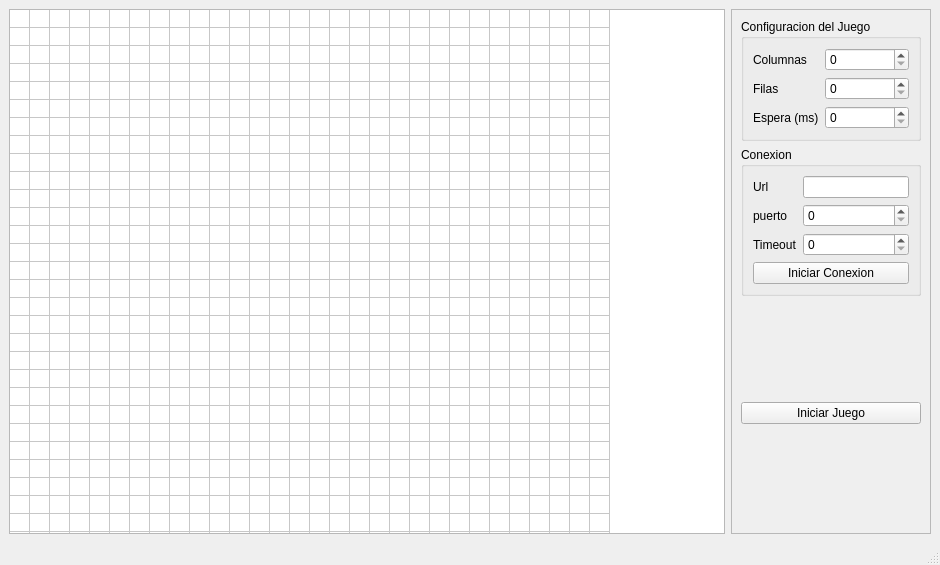
<?xml version="1.0" encoding="UTF-8"?>
<ui version="4.0">
 <class>Servidor_2</class>
 <widget class="QMainWindow" name="Servidor_2">
  <property name="geometry">
   <rect>
    <x>0</x>
    <y>0</y>
    <width>940</width>
    <height>565</height>
   </rect>
  </property>
  <property name="windowTitle">
   <string>Servidor</string>
  </property>
  <widget class="QWidget" name="centralwidget">
   <layout class="QHBoxLayout" name="horizontalLayout">
    <item>
     <widget class="QTableWidget" name="tabla">
      <property name="sizePolicy">
       <sizepolicy hsizetype="Expanding" vsizetype="Expanding">
        <horstretch>0</horstretch>
        <verstretch>0</verstretch>
       </sizepolicy>
      </property>
      <property name="verticalScrollBarPolicy">
       <enum>Qt::ScrollBarAlwaysOff</enum>
      </property>
      <property name="horizontalScrollBarPolicy">
       <enum>Qt::ScrollBarAlwaysOff</enum>
      </property>
      <property name="rowCount">
       <number>30</number>
      </property>
      <property name="columnCount">
       <number>30</number>
      </property>
      <attribute name="horizontalHeaderVisible">
       <bool>false</bool>
      </attribute>
      <attribute name="horizontalHeaderCascadingSectionResizes">
       <bool>true</bool>
      </attribute>
      <attribute name="horizontalHeaderDefaultSectionSize">
       <number>15</number>
      </attribute>
      <attribute name="horizontalHeaderMinimumSectionSize">
       <number>1</number>
      </attribute>
      <attribute name="verticalHeaderVisible">
       <bool>false</bool>
      </attribute>
      <attribute name="verticalHeaderCascadingSectionResizes">
       <bool>true</bool>
      </attribute>
      <attribute name="verticalHeaderDefaultSectionSize">
       <number>15</number>
      </attribute>
      <attribute name="verticalHeaderMinimumSectionSize">
       <number>1</number>
      </attribute>
      <row>
       <property name="text">
        <string>New Row</string>
       </property>
      </row>
      <row>
       <property name="text">
        <string>New Row</string>
       </property>
      </row>
      <row>
       <property name="text">
        <string>New Row</string>
       </property>
      </row>
      <row>
       <property name="text">
        <string>New Row</string>
       </property>
      </row>
      <row>
       <property name="text">
        <string>New Row</string>
       </property>
      </row>
      <row>
       <property name="text">
        <string>New Row</string>
       </property>
      </row>
      <row>
       <property name="text">
        <string>New Row</string>
       </property>
      </row>
      <row>
       <property name="text">
        <string>New Row</string>
       </property>
      </row>
      <row>
       <property name="text">
        <string>New Row</string>
       </property>
      </row>
      <row>
       <property name="text">
        <string>New Row</string>
       </property>
      </row>
      <row>
       <property name="text">
        <string>New Row</string>
       </property>
      </row>
      <row>
       <property name="text">
        <string>New Row</string>
       </property>
      </row>
      <row>
       <property name="text">
        <string>New Row</string>
       </property>
      </row>
      <row>
       <property name="text">
        <string>New Row</string>
       </property>
      </row>
      <row>
       <property name="text">
        <string>New Row</string>
       </property>
      </row>
      <row>
       <property name="text">
        <string>New Row</string>
       </property>
      </row>
      <row>
       <property name="text">
        <string>New Row</string>
       </property>
      </row>
      <row>
       <property name="text">
        <string>New Row</string>
       </property>
      </row>
      <row>
       <property name="text">
        <string>New Row</string>
       </property>
      </row>
      <row>
       <property name="text">
        <string>New Row</string>
       </property>
      </row>
      <row>
       <property name="text">
        <string>New Row</string>
       </property>
      </row>
      <row>
       <property name="text">
        <string>New Row</string>
       </property>
      </row>
      <row>
       <property name="text">
        <string>New Row</string>
       </property>
      </row>
      <row>
       <property name="text">
        <string>New Row</string>
       </property>
      </row>
      <row>
       <property name="text">
        <string>New Row</string>
       </property>
      </row>
      <row>
       <property name="text">
        <string>New Row</string>
       </property>
      </row>
      <row>
       <property name="text">
        <string>New Row</string>
       </property>
      </row>
      <row>
       <property name="text">
        <string>New Row</string>
       </property>
      </row>
      <row>
       <property name="text">
        <string>New Row</string>
       </property>
      </row>
      <row>
       <property name="text">
        <string>New Row</string>
       </property>
      </row>
      <column>
       <property name="text">
        <string>New Column</string>
       </property>
      </column>
      <column>
       <property name="text">
        <string>New Column</string>
       </property>
      </column>
      <column>
       <property name="text">
        <string>New Column</string>
       </property>
      </column>
      <column>
       <property name="text">
        <string>New Column</string>
       </property>
      </column>
      <column>
       <property name="text">
        <string>New Column</string>
       </property>
      </column>
      <column>
       <property name="text">
        <string>New Column</string>
       </property>
      </column>
      <column>
       <property name="text">
        <string>New Column</string>
       </property>
      </column>
      <column>
       <property name="text">
        <string>New Column</string>
       </property>
      </column>
      <column>
       <property name="text">
        <string>New Column</string>
       </property>
      </column>
      <column>
       <property name="text">
        <string>New Column</string>
       </property>
      </column>
      <column>
       <property name="text">
        <string>New Column</string>
       </property>
      </column>
      <column>
       <property name="text">
        <string>New Column</string>
       </property>
      </column>
      <column>
       <property name="text">
        <string>New Column</string>
       </property>
      </column>
      <column>
       <property name="text">
        <string>New Column</string>
       </property>
      </column>
      <column>
       <property name="text">
        <string>New Column</string>
       </property>
      </column>
      <column>
       <property name="text">
        <string>New Column</string>
       </property>
      </column>
      <column>
       <property name="text">
        <string>New Column</string>
       </property>
      </column>
      <column>
       <property name="text">
        <string>New Column</string>
       </property>
      </column>
      <column>
       <property name="text">
        <string>New Column</string>
       </property>
      </column>
      <column>
       <property name="text">
        <string>New Column</string>
       </property>
      </column>
      <column>
       <property name="text">
        <string>New Column</string>
       </property>
      </column>
      <column>
       <property name="text">
        <string>New Column</string>
       </property>
      </column>
      <column>
       <property name="text">
        <string>New Column</string>
       </property>
      </column>
      <column>
       <property name="text">
        <string>New Column</string>
       </property>
      </column>
      <column>
       <property name="text">
        <string>New Column</string>
       </property>
      </column>
      <column>
       <property name="text">
        <string>New Column</string>
       </property>
      </column>
      <column>
       <property name="text">
        <string>New Column</string>
       </property>
      </column>
      <column>
       <property name="text">
        <string>New Column</string>
       </property>
      </column>
      <column>
       <property name="text">
        <string>New Column</string>
       </property>
      </column>
      <column>
       <property name="text">
        <string>New Column</string>
       </property>
      </column>
     </widget>
    </item>
    <item>
     <widget class="QFrame" name="frame">
      <property name="maximumSize">
       <size>
        <width>200</width>
        <height>16777215</height>
       </size>
      </property>
      <property name="frameShape">
       <enum>QFrame::StyledPanel</enum>
      </property>
      <property name="frameShadow">
       <enum>QFrame::Raised</enum>
      </property>
      <layout class="QVBoxLayout" name="verticalLayout">
       <item>
        <widget class="QGroupBox" name="groupBox">
         <property name="title">
          <string>Configuracion del Juego</string>
         </property>
         <layout class="QFormLayout" name="formLayout">
          <item row="1" column="1">
           <widget class="QSpinBox" name="spinBox"/>
          </item>
          <item row="2" column="1">
           <widget class="QSpinBox" name="spinBox_3"/>
          </item>
          <item row="1" column="0">
           <widget class="QLabel" name="label">
            <property name="text">
             <string>Filas</string>
            </property>
           </widget>
          </item>
          <item row="0" column="1">
           <widget class="QSpinBox" name="spinBox_2"/>
          </item>
          <item row="0" column="0">
           <widget class="QLabel" name="label_2">
            <property name="text">
             <string>Columnas</string>
            </property>
           </widget>
          </item>
          <item row="2" column="0">
           <widget class="QLabel" name="label_3">
            <property name="text">
             <string>Espera (ms)</string>
            </property>
           </widget>
          </item>
         </layout>
        </widget>
       </item>
       <item>
        <widget class="QGroupBox" name="groupBox_2">
         <property name="title">
          <string>Conexion</string>
         </property>
         <layout class="QFormLayout" name="formLayout_2">
          <property name="fieldGrowthPolicy">
           <enum>QFormLayout::AllNonFixedFieldsGrow</enum>
          </property>
          <item row="0" column="0">
           <widget class="QLabel" name="label_4">
            <property name="text">
             <string>Url</string>
            </property>
           </widget>
          </item>
          <item row="1" column="0">
           <widget class="QLabel" name="label_5">
            <property name="text">
             <string>puerto</string>
            </property>
           </widget>
          </item>
          <item row="1" column="1">
           <widget class="QSpinBox" name="spinBox_5"/>
          </item>
          <item row="2" column="0">
           <widget class="QLabel" name="label_6">
            <property name="text">
             <string>Timeout</string>
            </property>
           </widget>
          </item>
          <item row="2" column="1">
           <widget class="QSpinBox" name="spinBox_6"/>
          </item>
          <item row="3" column="0" colspan="2">
           <widget class="QPushButton" name="pushButton_2">
            <property name="text">
             <string>Iniciar Conexion</string>
            </property>
           </widget>
          </item>
          <item row="0" column="1">
           <widget class="QLineEdit" name="lineEdit"/>
          </item>
         </layout>
        </widget>
       </item>
       <item>
        <spacer name="verticalSpacer_2">
         <property name="orientation">
          <enum>Qt::Vertical</enum>
         </property>
         <property name="sizeHint" stdset="0">
          <size>
           <width>20</width>
           <height>40</height>
          </size>
         </property>
        </spacer>
       </item>
       <item>
        <widget class="QPushButton" name="pushButton">
         <property name="text">
          <string>Iniciar Juego</string>
         </property>
        </widget>
       </item>
       <item>
        <spacer name="verticalSpacer">
         <property name="orientation">
          <enum>Qt::Vertical</enum>
         </property>
         <property name="sizeHint" stdset="0">
          <size>
           <width>20</width>
           <height>40</height>
          </size>
         </property>
        </spacer>
       </item>
      </layout>
     </widget>
    </item>
   </layout>
  </widget>
  <widget class="QMenuBar" name="menubar">
   <property name="geometry">
    <rect>
     <x>0</x>
     <y>0</y>
     <width>940</width>
     <height>25</height>
    </rect>
   </property>
  </widget>
  <widget class="QStatusBar" name="statusbar"/>
 </widget>
 <resources/>
 <connections/>
</ui>
